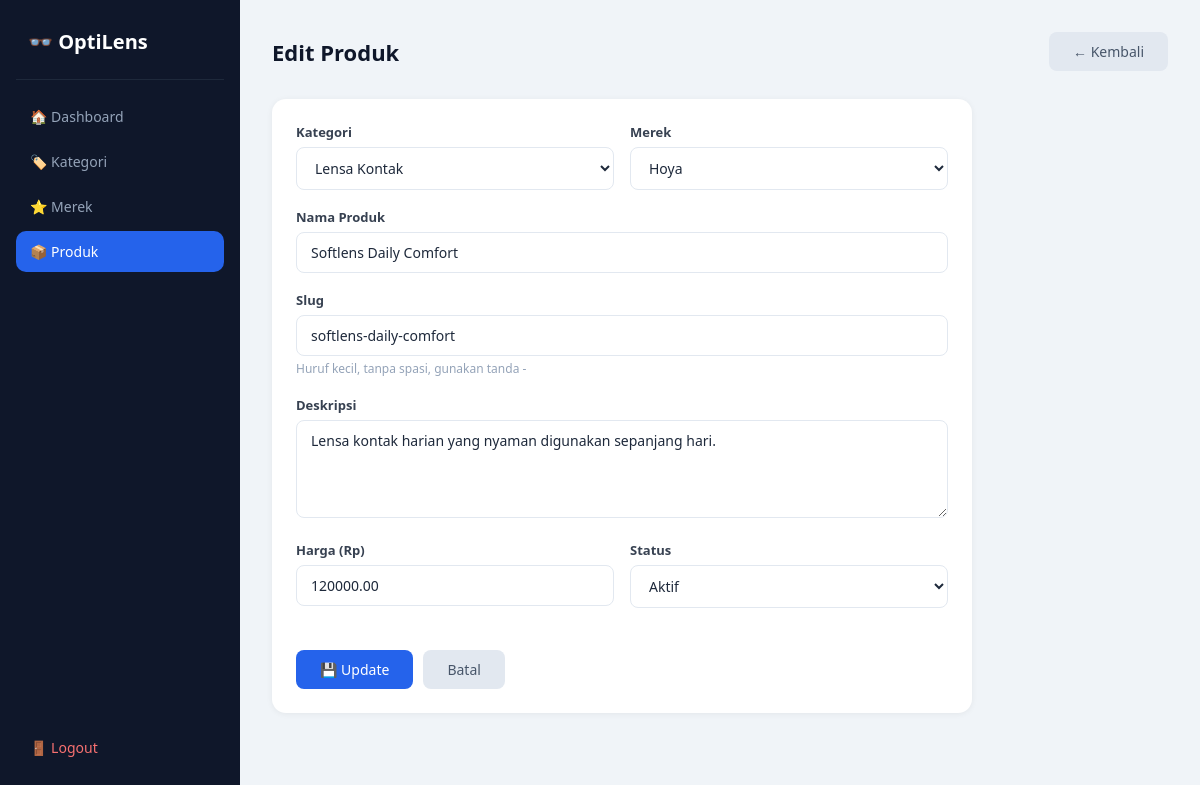
Screenshot of /admin/produk/edit.php?id=5 (signed in) with the database file from the repository.
### tables this page shows
CREATE TABLE `produk` (
  `id` int UNSIGNED NOT NULL,
  `kategori_id` int UNSIGNED NOT NULL,
  `merek_id` int UNSIGNED DEFAULT NULL,
  `nama` varchar(200) NOT NULL,
  `slug` varchar(220) NOT NULL,
  `deskripsi` text,
  `material` varchar(100) DEFAULT NULL COMMENT 'cth: Titanium, Plastik, TR90',
  `bentuk_frame` varchar(50) DEFAULT NULL COMMENT 'cth: Oval, Square, Cat Eye, Round',
  `jenis_lensa` varchar(100) DEFAULT NULL COMMENT 'cth: Minus, Plus, Bifokal, Anti Radiasi (untuk produk lensa)',
  `harga` decimal(12,2) NOT NULL,
  `harga_coret` decimal(12,2) DEFAULT NULL,
  `berat_gram` smallint UNSIGNED DEFAULT NULL,
  `is_aktif` tinyint(1) NOT NULL DEFAULT '1',
  `is_featured` tinyint(1) NOT NULL DEFAULT '0',
  `terjual` int UNSIGNED NOT NULL DEFAULT '0',
  `rating_avg` decimal(3,2) NOT NULL DEFAULT '0.00',
  `rating_count` int UNSIGNED NOT NULL DEFAULT '0',
  `created_at` datetime NOT NULL DEFAULT CURRENT_TIMESTAMP,
  `updated_at` datetime NOT NULL DEFAULT CURRENT_TIMESTAMP ON UPDATE CURRENT_TIMESTAMP
);

CREATE TABLE `kategori` (
  `id` int UNSIGNED NOT NULL,
  `nama` varchar(100) NOT NULL,
  `slug` varchar(120) NOT NULL,
  `deskripsi` text,
  `gambar` varchar(255) DEFAULT NULL,
  `urutan` int NOT NULL DEFAULT '0',
  `created_at` datetime NOT NULL DEFAULT CURRENT_TIMESTAMP
);

CREATE TABLE `merek` (
  `id` int UNSIGNED NOT NULL,
  `nama` varchar(100) NOT NULL,
  `slug` varchar(120) NOT NULL,
  `logo` varchar(255) DEFAULT NULL,
  `is_aktif` tinyint(1) NOT NULL DEFAULT '1'
);

### admin/produk/edit.php (the view, shortened to what this page needs)
<?php
require_once "../../config/database.php";
$id   = (int)$_GET['id'];
$data = mysqli_query($conn, "SELECT * FROM produk WHERE id='$id'");
$row  = mysqli_fetch_assoc($data);
$kategori = mysqli_query($conn, "SELECT * FROM kategori ORDER BY nama ASC");
$merek    = mysqli_query($conn, "SELECT * FROM merek ORDER BY nama ASC");
?>
<!DOCTYPE html>
<html lang="id">
<head>
    <link rel="stylesheet" href="../assets/style.css">
</head>
<body>
<div class="wrapper">
    <div class="sidebar">
        <div class="brand">👓 OptiLens</div>
        <a href="../dashboard.php">🏠 Dashboard</a>
        <a href="../kategori/index.php">🏷️ Kategori</a>
        <a href="../merek/index.php">⭐ Merek</a>
        <a href="index.php" class="active">📦 Produk</a>
        <a href="../../logout.php" class="logout">🚪 Logout</a>
    </div>
    <div class="main">
        <div class="topbar">
            <h1>Edit Produk</h1>
            <a href="index.php" class="btn btn-cancel">← Kembali</a>
        </div>
        <div class="card" style="max-width:700px;">
            <form method="POST">
                <div class="form-row">
                    <div class="form-group">
                        <label>Kategori</label>
                        <select name="kategori_id" class="form-control" required>
                            <?php while ($k = mysqli_fetch_assoc($kategori)): ?>
                            <option value="<?= $k['id'] ?>" <?= $k['id'] == $row['kategori_id'] ? 'selected' : '' ?>>
                                <?= $k['nama'] ?>
                            </option>
                            <?php endwhile; ?>
                        </select>
                    </div>
                    <div class="form-group">
                        <label>Merek</label>
                        <select name="merek_id" class="form-control">
                            <?php while ($m = mysqli_fetch_assoc($merek)): ?>
                            <option value="<?= $m['id'] ?>" <?= $m['id'] == $row['merek_id'] ? 'selected' : '' ?>>
                                <?= $m['nama'] ?>
                            </option>
                            <?php endwhile; ?>
                        </select>
                    </div>
                </div>
                <div class="form-group">
                    <label>Nama Produk</label>
                    <input type="text" name="nama" class="form-control" value="<?= htmlspecialchars($row['nama']) ?>" required>
                </div>
                <div class="form-group">
                    <label>Slug</label>
                    <input type="text" name="slug" class="form-control" value="<?= htmlspecialchars($row['slug']) ?>" required>
                    <small style="color:#94a3b8; font-size:12px;">Huruf kecil, tanpa spasi, gunakan tanda -</small>
                </div>
                <div class="form-group">
                    <label>Deskripsi</label>
                    <textarea name="deskripsi" class="form-control" rows="4"><?= htmlspecialchars($row['deskripsi']) ?></textarea>
                </div>
                <div class="form-row">
                    <div class="form-group">
                        <label>Harga (Rp)</label>
                        <input type="number" name="harga" class="form-control" value="<?= $row['harga'] ?>" required>
                    </div>
                    <div class="form-group">
                        <label>Status</label>
                        <select name="is_aktif" class="form-control">
                            <option value="1" <?= $row['is_aktif'] == 1 ? 'selected' : '' ?>>Aktif</option>
                        </select>
                    </div>
                </div>
                <div class="form-actions">
                    <button type="submit" name="update" class="btn btn-save">💾 Update</button>
                    <a href="index.php" class="btn btn-cancel">Batal</a>
                </div>
            </form>
        </div>
    </div>
</div>
</body>
</html>

### admin/assets/style.css (style rules this page uses)
* { margin: 0; padding: 0; box-sizing: border-box; font-family: 'Segoe UI', sans-serif; }
body { background: #f0f4f8; color: #1e293b; }
.wrapper { display: flex; min-height: 100vh; }
.sidebar { width: 240px; min-width: 240px; background: #0f172a; padding: 28px 16px; display: flex; flex-direction: column; position: sticky; top: 0; height: 100vh; }
.sidebar .brand { color: #fff; font-size: 20px; font-weight: 700; padding: 0 12px 24px; border-bottom: 1px solid #1e293b; margin-bottom: 16px; }
.sidebar a { display: flex; align-items: center; gap: 10px; color: #94a3b8; text-decoration: none; padding: 11px 14px; border-radius: 10px; margin-bottom: 4px; font-size: 14px; transition: background .2s, color .2s; }
.sidebar a.active { background: #2563eb; color: #fff; }
.sidebar .logout { margin-top: auto; color: #f87171; }
.main { flex: 1; padding: 32px; overflow-x: hidden; }
.topbar { display: flex; justify-content: space-between; align-items: center; margin-bottom: 28px; }
.topbar h1 { font-size: 22px; font-weight: 700; color: #0f172a; }
.card { background: #fff; border-radius: 14px; padding: 24px; box-shadow: 0 1px 6px rgba(0,0,0,.06); margin-bottom: 24px; }
.btn { display: inline-flex; align-items: center; gap: 6px; padding: 9px 16px; border-radius: 8px; text-decoration: none; font-size: 13px; font-weight: 500; cursor: pointer; border: none; transition: opacity .2s, transform .1s; }
.btn-save { background: #2563eb; color: #fff; padding: 10px 24px; font-size: 14px; }
.btn-cancel { background: #e2e8f0; color: #475569; padding: 10px 24px; font-size: 14px; }
.form-group { margin-bottom: 18px; }
.form-group label { display: block; font-size: 13px; font-weight: 600; color: #374151; margin-bottom: 6px; }
.form-control { width: 100%; padding: 10px 14px; border: 1.5px solid #e2e8f0; border-radius: 8px; font-size: 14px; color: #1e293b; background: #fff; transition: border-color .2s; outline: none; }
.form-row { display: grid; grid-template-columns: repeat(auto-fit, minmax(200px, 1fr)); gap: 16px; }
.form-actions { display: flex; gap: 10px; margin-top: 24px; }

### rows the page displays
produk: kategori_id "Lensa Kontak", merek_id "Hoya", nama "Softlens Daily Comfort", slug "softlens-daily-comfort", deskripsi "Lensa kontak harian yang nyaman digunakan sepanjang hari.", harga "120000.00", is_aktif "Aktif"
